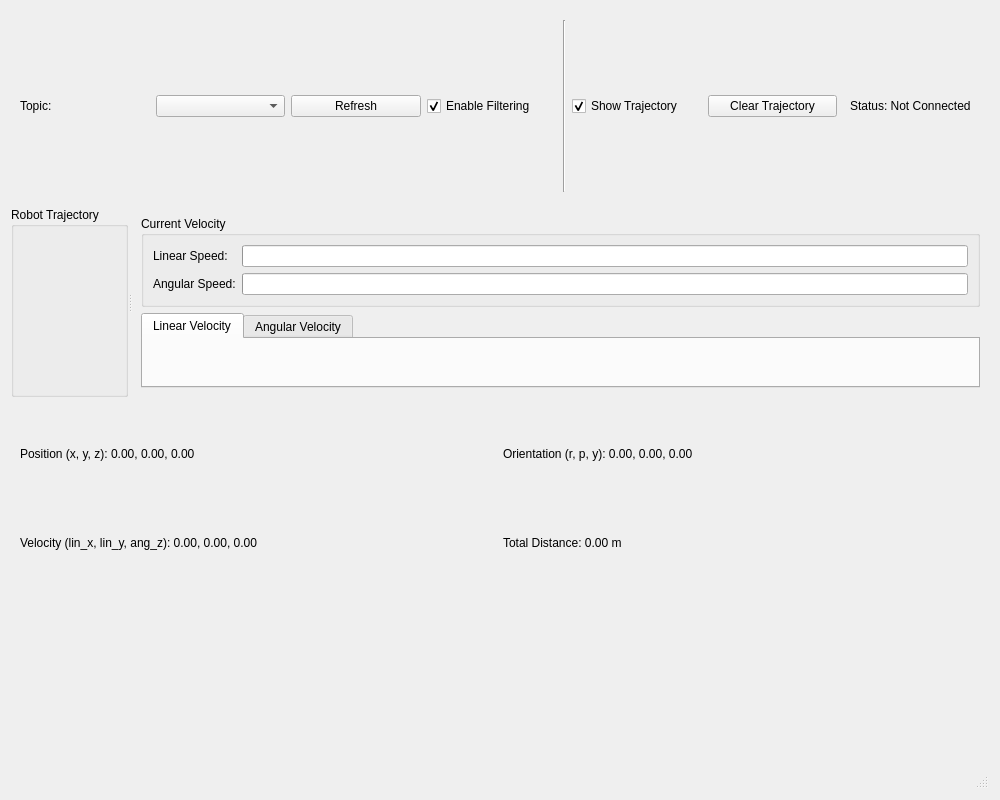
<?xml version="1.0" encoding="UTF-8"?>
<ui version="4.0">
 <class>OdomMonitor</class>
 <widget class="QWidget" name="OdomMonitor">
  <property name="geometry">
   <rect>
    <x>0</x>
    <y>0</y>
    <width>1000</width>
    <height>800</height>
   </rect>
  </property>
  <layout class="QVBoxLayout" name="verticalLayout">
   <!-- 控制面板 -->
   <item>
    <widget class="QFrame" name="controlFrame">
     <layout class="QHBoxLayout" name="horizontalLayout">
      <item>
       <widget class="QLabel" name="topicLabel">
        <property name="text">
         <string>Topic:</string>
        </property>
       </widget>
      </item>
      <item>
       <widget class="QComboBox" name="topicComboBox">
        <property name="minimumWidth">
         <number>200</number>
        </property>
       </widget>
      </item>
      <item>
       <widget class="QPushButton" name="refreshButton">
        <property name="text">
         <string>Refresh</string>
        </property>
       </widget>
      </item>
      <item>
       <widget class="QCheckBox" name="filteringCheckBox">
        <property name="text">
         <string>Enable Filtering</string>
        </property>
        <property name="checked">
         <bool>true</bool>
        </property>
       </widget>
      </item>
      <item>
       <widget class="Line" name="line1">
        <property name="orientation">
         <enum>Qt::Vertical</enum>
        </property>
       </widget>
      </item>
      <item>
       <widget class="QCheckBox" name="showTrajectoryCheckBox">
        <property name="text">
         <string>Show Trajectory</string>
        </property>
        <property name="checked">
         <bool>true</bool>
        </property>
       </widget>
      </item>
      <item>
       <widget class="QPushButton" name="clearTrajectoryButton">
        <property name="text">
         <string>Clear Trajectory</string>
        </property>
       </widget>
      </item>
      <item>
       <spacer name="horizontalSpacer">
        <property name="orientation">
         <enum>Qt::Horizontal</enum>
        </property>
       </spacer>
      </item>
      <item>
       <widget class="QLabel" name="statusLabel">
        <property name="text">
         <string>Status: Not Connected</string>
        </property>
       </widget>
      </item>
     </layout>
    </widget>
   </item>

   <!-- 主显示区域 -->
   <item>
    <widget class="QSplitter" name="mainSplitter">
     <property name="orientation">
      <enum>Qt::Horizontal</enum>
     </property>
     <!-- 左侧轨迹显示 -->
     <widget class="QGroupBox" name="trajectoryGroup">
      <property name="title">
       <string>Robot Trajectory</string>
      </property>
      <layout class="QVBoxLayout" name="trajectoryLayout"/>
     </widget>
     <!-- 右侧速度显示 -->
     <widget class="QFrame" name="rightFrame">
      <layout class="QVBoxLayout" name="rightLayout">
        <!-- 当前速度状态 -->
        <item>
         <widget class="QGroupBox" name="currentVelGroup">
          <property name="title">
           <string>Current Velocity</string>
          </property>
          <layout class="QGridLayout" name="currentVelLayout">
           <item row="0" column="0">
            <widget class="QLabel" name="linearSpeedLabel">
             <property name="text">
              <string>Linear Speed:</string>
             </property>
            </widget>
           </item>
           <item row="0" column="1">
            <widget class="QProgressBar" name="linearSpeedBar">
             <property name="format">
              <string>%v m/s</string>
             </property>
             <property name="maximum">
              <number>100</number>
             </property>
            </widget>
           </item>
           <item row="1" column="0">
            <widget class="QLabel" name="angularSpeedLabel">
             <property name="text">
              <string>Angular Speed:</string>
             </property>
            </widget>
           </item>
           <item row="1" column="1">
            <widget class="QProgressBar" name="angularSpeedBar">
             <property name="format">
              <string>%v rad/s</string>
             </property>
             <property name="maximum">
              <number>100</number>
             </property>
            </widget>
           </item>
          </layout>
         </widget>
        </item>
        <!-- 速度图表 -->
        <item>
         <widget class="QTabWidget" name="velocityTabWidget">
          <property name="minimumHeight">
           <number>300</number>
          </property>
          <widget class="QWidget" name="linearVelTab">
           <attribute name="title">
            <string>Linear Velocity</string>
           </attribute>
           <layout class="QVBoxLayout" name="linearVelTabLayout"/>
          </widget>
          <widget class="QWidget" name="angularVelTab">
           <attribute name="title">
            <string>Angular Velocity</string>
           </attribute>
           <layout class="QVBoxLayout" name="angularVelTabLayout"/>
          </widget>
         </widget>
        </item>
      </layout>
     </widget>
    </widget>
   </item>

   <!-- 信息显示区域 -->
   <item>
    <widget class="QFrame" name="infoFrame">
     <layout class="QGridLayout" name="gridLayout">
      <item row="0" column="0">
       <widget class="QLabel" name="positionLabel">
        <property name="text">
         <string>Position (x, y, z): 0.00, 0.00, 0.00</string>
        </property>
       </widget>
      </item>
      <item row="0" column="1">
       <widget class="QLabel" name="orientationLabel">
        <property name="text">
         <string>Orientation (r, p, y): 0.00, 0.00, 0.00</string>
        </property>
       </widget>
      </item>
      <item row="1" column="0">
       <widget class="QLabel" name="velocityLabel">
        <property name="text">
         <string>Velocity (lin_x, lin_y, ang_z): 0.00, 0.00, 0.00</string>
        </property>
       </widget>
      </item>
      <item row="1" column="1">
       <widget class="QLabel" name="distanceLabel">
        <property name="text">
         <string>Total Distance: 0.00 m</string>
        </property>
       </widget>
      </item>
     </layout>
    </widget>
   </item>

   <!-- 状态栏 -->
   <item>
    <widget class="QStatusBar" name="statusBar"/>
   </item>
  </layout>
 </widget>
 <resources/>
 <connections/>
</ui>
